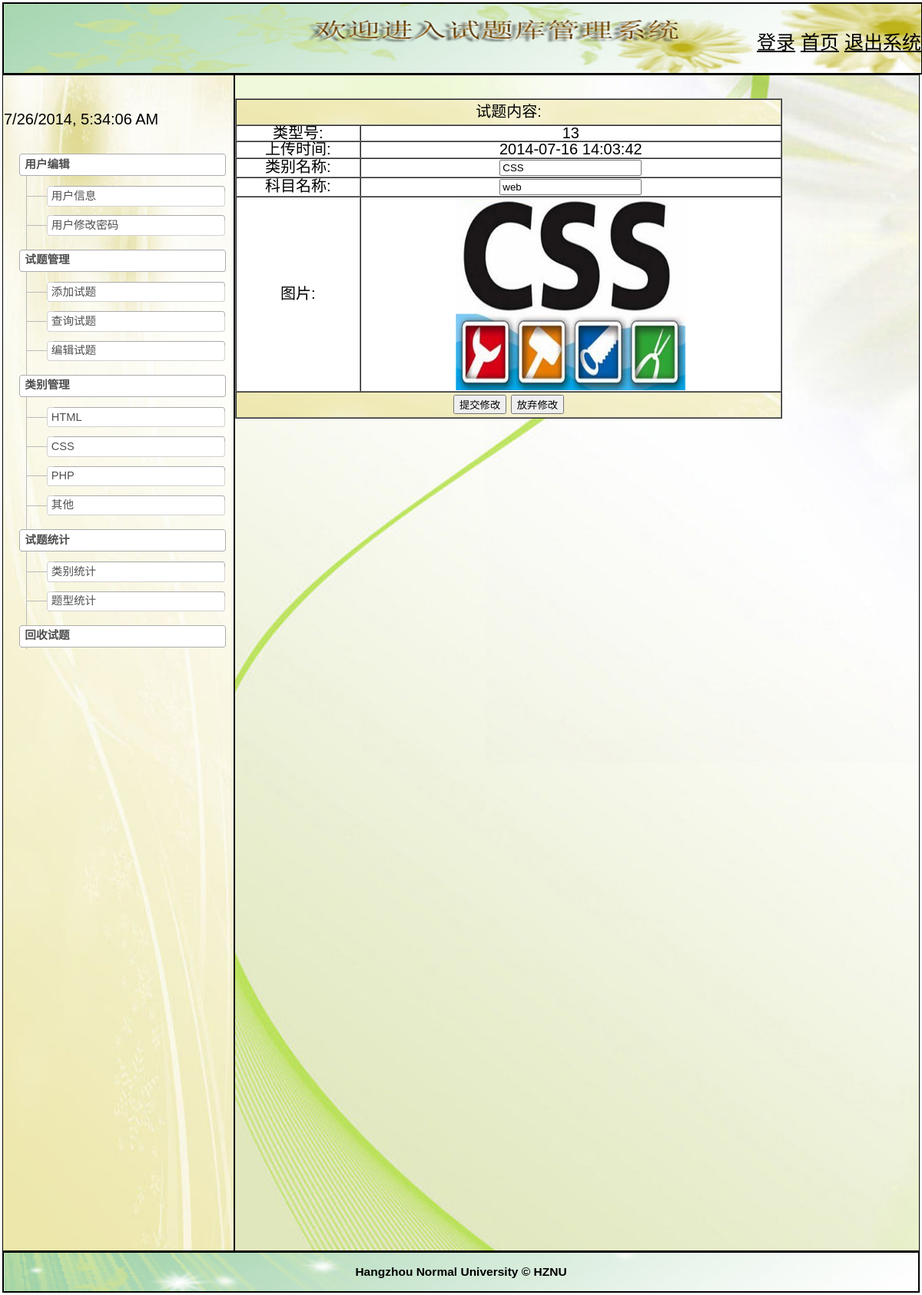
The page /shitiku2/changelbgl.php?id=13 (signed in) on the database its author committed.
### tables this page shows
CREATE TABLE IF NOT EXISTS `style_info` (
  `id` int(10) NOT NULL AUTO_INCREMENT COMMENT '类别号',
  `subject` varchar(20) NOT NULL COMMENT '类别名称',
  `subjecte` varchar(20) NOT NULL COMMENT '科目名称',
  `time` varchar(20) NOT NULL COMMENT '时间',
  `picture` text NOT NULL COMMENT '图片',
  `deletes` varchar(20) NOT NULL COMMENT '软删除',
  PRIMARY KEY (`id`),
  KEY `id` (`id`)
);

### shitiku2/changelbgl.php (the view, shortened to what this page needs)
<!DOCTYPE html PUBLIC "-//W3C//DTD XHTML 1.0 Transitional//EN" "http://www.w3.org/TR/xhtml1/DTD/xhtml1-transitional.dtd">
<html xmlns="http://www.w3.org/1999/xhtml">
<head>
<link rel="stylesheet" type="text/css" href="css/yemianstyle.css"/>
</head>
<?php
if(isset($_SESSION["userName"]))
{
?>
<body>
 <?php require_once('header.php');?>
<div class="left" >
<?php
	require_once('left.inc.php');
?>
<div id="Middle" class="dialog_body">
 <?php
		$id=$_GET["id"];
		if(!$_POST["subject"]){
		$sql="select * from style_info where id='".$id."'";
		$rs=mysql_query($sql);
		$row=mysql_fetch_array($rs);
		 echo"<table border=\"1\" cellspacing=\"0\" cellpadding=\"1\" bordercolordark=\"#FFFFFF\" bordercolorlight=\"#0000FF\" width=\"80%\">";
		echo"<form method=post action=changelbgl.php?id=".$id." onsubmit=\"return check(this)\"> ";
		echo"<tr>";
		echo"<td colspan=\"2\" align=\"center\" height=\"30\" background=\"images/top1.jpg\"> 试题内容:</td>";
		echo"</tr>";
		echo"<tr  bgcolor=\"#FFFFFF\">";
		echo"<td>类型号:</td><td>".$row['id']."</td>";
		echo"</tr>";
		echo"<tr  bgcolor=\"#FFFFFF\">";
		echo"<td>上传时间:</td><td>".$row['time']."</td>";
		echo"</tr>";
		echo"<tr  bgcolor=\"#FFFFFF\">";
		echo"<td>类别名称:</td><td><input type=text name=subject value=".$row['subject']." ></td>";
		echo"</tr>";
		echo"<tr  bgcolor=\"#FFFFFF\">";
		echo"<td>科目名称:</td><td><input type=text name=subjecte value=".$row['subjecte']." ></td>";
		echo"</tr>";
		echo"<tr  bgcolor=\"#FFFFFF\">";
		echo"<td>图片:</td><td><img src=".$row['picture']."  width='300px' height='250px' usemap=\"#map\"/>
		<map name=\"map\">
        <area shape=\"rect\" coords=\"0 0 300 300\" href=\"bianjst.php\" alt=\"bianjst\" />
		</map>
		</td>";
		echo"</tr>";
		echo"<tr>";
		echo"<td colspan=\"2\" align=\"center\" background=\"images/top1.jpg\" height=\"30\"> <input type=submit value= \"提交修改\"> <input type=button value=\"放弃修改\" onclick=history.go(-1)></td> " ;
		echo"</tr>";
		echo"</form>";
		echo"</table>";
}
 ?>
 </div>
<div class="clr">
<?php
	require_once('footer.php');
?>
</div>
<?php
}
else
{
	echo"<script>";
	echo"alert('请先登录再访问！');";
	echo"window.location='loginin.php';";
	echo"</script>";
}
?>
</body>
</html>

### shitiku2/css/yemianstyle.css (style rules this page uses)
body { color: #03F; front-family: Verdana; }
.left { float:left; width:300px; height:1530px; background-size:cover; border:1px solid black; background-image:url(../images/left.jpg); }
.clr { clear:both; }
#Middle { font-size:20px; margin-left:302px; padding-top:30px; text-align:center; border:1px solid black; color:#000; height:1500px; background-image:url(../images/Middle.jpg); background-size:cover; }

### shitiku2/css/sitemap.css (style rules this page uses)
body { font-size: 83%; line-height: 130%; font-family: Geneva, Arial, Helvetica, Sans-Serif; margin: 0; padding: 3px; }

### rows shown on the page
style_info: id "13", time "2014-07-16 14:03:42", subject "CSS", subjecte "web", picture (picture)
